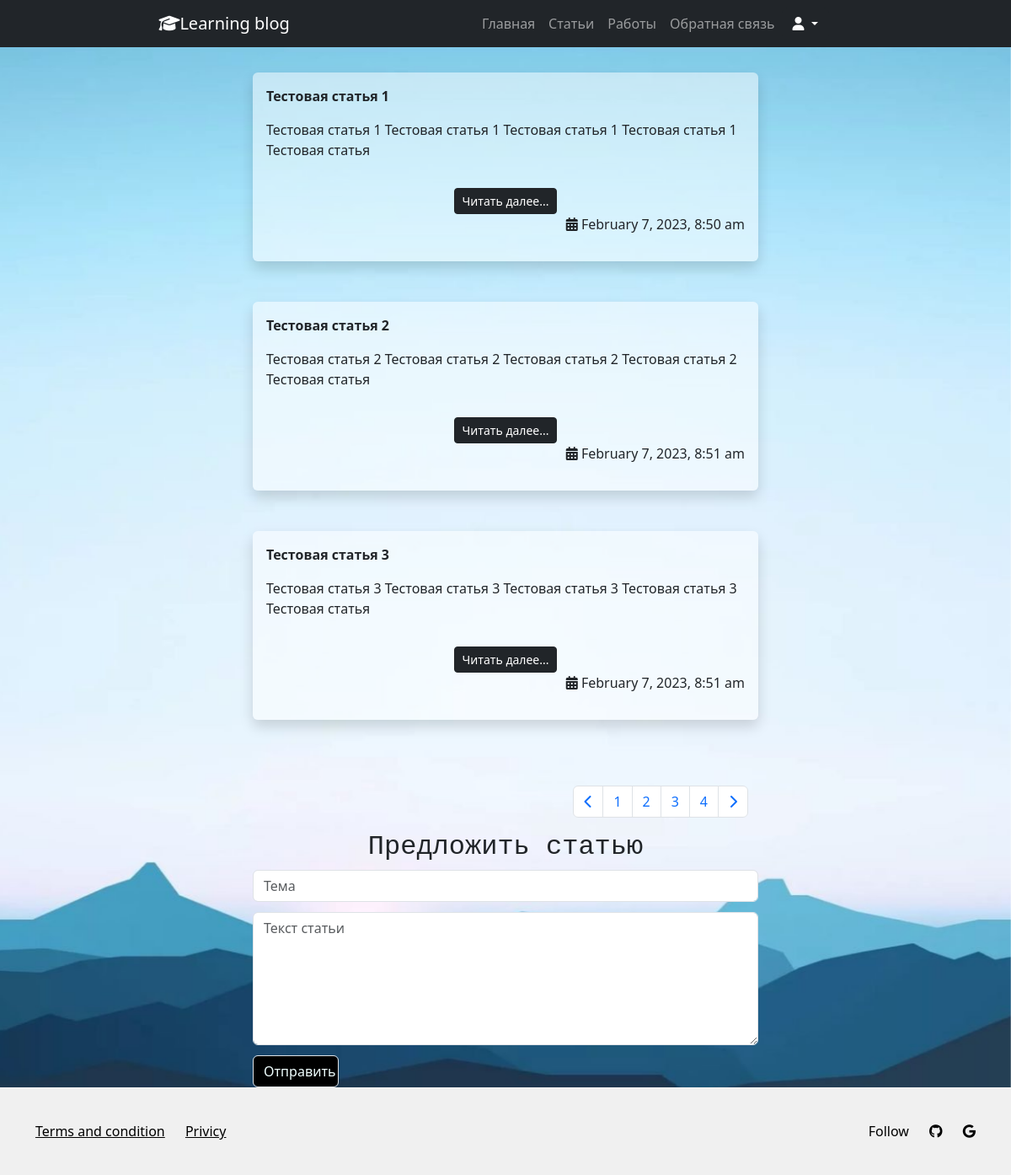
The app's page /articles/ with its own data.
### tables this page shows
CREATE TABLE `articles` (
  `id` int(11) NOT NULL,
  `titleArticle` varchar(255) NOT NULL,
  `text` text NOT NULL,
  `today` datetime(6) NOT NULL
);

### project/config/routes.php (called while the page is built, shortened)
<?php
    return [
        new Route('/', 'page', 'home'),
        new Route('/articles/', 'page', 'articles'),
        new Route('/article/new/', 'article', 'newArticle'),
        new Route('/articles/:n/', 'page', 'articles'),
        new Route('/login/', 'auth', 'login'),
        new Route('/registration/', 'auth', 'registration'),
        new Route('/exit/', 'auth', 'exit'),
        new Route('/profile/', 'auth', 'getProfilePage')
    ];

### core/Route.php (called while the page is built, shortened)
<?php
    class Route
    {
        public function __construct($path, $controller, $action)
        {
            $this->path = $path;
            $this->controller = $controller;
            $this->action = $action;
        }
        public function __get($property)
        {
            return $this->$property;
        }
    }

### core/Router.php (called while the page is built, shortened)
<?php
    class Router
    {
        public function getTrack($routes, $uri)
        {
            foreach ($routes as $route) {
                $pattern = $this->createPattern($route->path);
                if (preg_match($pattern, $uri, $params)) {
                    $params = $this->clearParams($params);
                    return new Track($route->controller, $route->action, $params);
                }
            }
            return new Track('error', 'notFound');
        }
        private function createPattern($path)
        {
            return '#^' . preg_replace('#/:([^/]+)#', '/(?<$1>[^/]+)', $path) . '/?$#';
        }
        private function clearParams($params)
        {
            $result = [];
            return $result;
        }
    }

### core/Track.php (called while the page is built, shortened)
<?php
    class Track
    {
        public function __construct($controller, $action, $params = [])
        {
            $this->controller = $controller;
            $this->action = $action;
            $this->params = $params;
        }
        public function __get($property)
        {
            return $this->$property;
        }
    }

### core/Dispatcher.php (called while the page is built, shortened)
<?php
    class Dispatcher
    {
        public function getPage(Track $track)
        {
            $className = ucfirst($track->controller) . 'Controller';
            $fullName = "\\Project\\Controllers\\$className";
            try {
                $controller = new $fullName;
                if (method_exists($controller, $track->action)) {
                    $result = $controller->{$track->action}($track->params);
                    if ($result) {
                        return $result;
                    } else {
                        return new Page('default');
                    }
                } else {
                    echo "Метод <b>{$track->action}</b> не найден в классе $fullName."; die();
                }
            } catch (\Exception $error) {
                echo $error->getMessage(); die();
            }
        }
    }

### project/controllers/PageController.php (called while the page is built, shortened)
<?php
    class PageController extends Controller
    {
        public function articles($num)
        {
            if(isset($num['n']))
            {
                $page = $num['n'];
            } else {
                $page = 1;
            }
            $notesOnPage = 3;
            $from = ($page - 1) * $notesOnPage;
            $countEntry = (new Page)->countEntryTable();
            $pagesCount = ceil($countEntry["count"] / $notesOnPage);
            $allArticles = (new Page)->getAllArticles($from, $notesOnPage);
            $this->title = 'Статьи';
            return $this->render('articles/articlesPage', [
                'allArticles' => $allArticles,
                'pagesCount'  => $pagesCount,
                'page'        => $page
            ]);
        }
    }
?>

### core/Model.php (called while the page is built, shortened)
<?php
class Model
{
    private $link;
    private $username = 'root';
    private $password = 'root';
    private $className = 'stdClass';
    public function __construct()
    {
        if(!$this->link){
                try {
                    $this->link = new PDO("mysql:host=localhost;dbname=blog", $this->username, $this->password);
                    $this->link->setAttribute(PDO::ATTR_ERRMODE, PDO::ERRMODE_EXCEPTION);
                } catch(PDOException $e) {
                    return "Ошибка подключения" . $e->getMessage();
                }
        }
    }
    protected function getQuery($query)
    {
        return $this->link->query($query)->fetch(PDO::FETCH_ASSOC);
    }
    protected function getQueryAll($query, $params = [])
    {
        $sth = $this->link->prepare($query);
        $sth->execute($params);
        return $sth->fetchAll(PDO::FETCH_CLASS, $this->className);
    }
}

### project/models/Page.php (called while the page is built, shortened)
<?php
    class Page extends Model
    {
        public function getAllArticles($from, $notesOnPage)
        {
            return $this->getQueryAll("SELECT * FROM articles LIMIT $from, $notesOnPage");
        }
        public function countEntryTable()
        {
            return $this->getQuery("SELECT count(*) as count FROM articles");
        }
    }

### core/Controller.php (called while the page is built, shortened)
<?php
class Controller
{
    protected $layout = 'default';
    protected $title = '';
    protected function render($view, $data = []) {
        return new Page($this->layout, $this->title, $view, $data);
    }
}

### core/Page.php (called while the page is built, shortened)
<?php
    class Page
    {
        public function __construct($layout, $title, $view = null, $data = [])
        {
            $this->layout = $layout;
            $this->view   = $view;
            $this->data   = $data;
        }
        public function __get($property)
        {
            return $this->$property;
        }
    }

### core/View.php (called while the page is built, shortened)
<?php
    class View
    {
        public function render(Page $page) {
            return $this->renderLayout($page, $this->renderView($page));
        }
        private function renderLayout(Page $page, $content) {
            $layoutPath = $_SERVER['DOCUMENT_ROOT'] . "/project/layouts/{$page->layout}.php";
            if (file_exists($layoutPath)) {
                    include $layoutPath;
                return ob_get_clean();
            } else {
                echo "Не найден файл с лейаутом по пути $layoutPath"; die();
            }
        }
        private function renderView(Page $page) {
            if ($page->view) {
                $viewPath = $_SERVER['DOCUMENT_ROOT'] . "/project/views/{$page->view}.php";
                if (file_exists($viewPath)) {
                        $data = $page->data;
                        extract($data);
                        include $viewPath;
                    return ob_get_clean();
                } else {
                    echo "Не найден файл с представлением по пути $viewPath"; die();
                }
            }
        }
    }

### project/views/articles/articlesPage.php (the view, shortened to what this page needs)
<div class="artic">
    <div class="container">
        <div class="row">
            <div class="com-md-8" style="padding: 5% 0 5% 0;">
            <?php foreach ($data["allArticles"] as $article):?>
                <div class="shadow p-3 mb-5 bg-body rounded" style="--bs-bg-opacity: .5;">
                    <p class="articleName"><b><?= $article->titleArticle  ?></b></p>
                    <p><?= preg_match("/^(.{150,}?)\s+/s", $article->text, $m) ? $m[1] : $article->text;?></p>
                    <button type="button" class="btn btn-dark btn-sm" data-bs-toggle="modal" data-bs-target="#ArticleModal<?=$article->id?>" style="margin-top: 3%">
                        Читать далее...
                    </button>
                    <p id="datePost"><i class="fa-solid fa-calendar-days"></i> <?= date("F j, Y, g:i a",strtotime($article->today)) ?></p>
                </div>
            <?php endforeach ?>
            </div>
            <nav aria-label="Навигация по страницам">
                <ul class="pagination justify-content-end">
                    <li class="page-item"><a class="page-link" href="/articles/1/"><i class="fa-solid fa-chevron-left"></i></a></li>
                    <?php for($i=1; $i <= $pagesCount; $i++): ?>
                    <li class="page-item"><a class="page-link" href="/articles/<?= $i ?>/"><?= $i ?></a></li>
                    <?php endfor;?>
                    <li class="page-item"><a class="page-link" href="/articles/<?= $pagesCount ?>/"><i class="fa-solid fa-chevron-right"></i></a></li>
                </ul>
            </nav>
        </div>
    </div>
    <h2>Предложить статью</h2>
    <form method="POST" action="/article/new/">
        <input type="Тема" class="form-control" id="FormInputTitle" placeholder="Тема" name="titleArticle">
        <textarea class="form-control" id="inputText" placeholder="Текст статьи" rows="6" name="text"></textarea>
        <input type="submit" class="form-control button-send" name="submit" value="Отправить">
    </form>
</div>

### index.php (shortened to what this page needs)
<?php
    spl_autoload_register(function($class) {
    preg_match('#(.+)\\\\(.+?)$#', $class, $match);
    $nameSpace = str_replace('\\', DIRECTORY_SEPARATOR, strtolower($match[1]));
    $className = $match[2];
    $path = $_SERVER['DOCUMENT_ROOT'] . DIRECTORY_SEPARATOR . $nameSpace . DIRECTORY_SEPARATOR . $className . '.php';
        if (file_exists($path)) {
            if (class_exists($class, false)) {
                return true;
            } else {
                throw new \Exception("Класс $class не найден в файле $path. Проверьте правильность написания имени класса внутри указанного файла.");
            }
        }
    });
    $routes = require $_SERVER['DOCUMENT_ROOT'] . '/project/config/routes.php';
    $track = ( new Router )      -> getTrack($routes, $_SERVER['REQUEST_URI']);
    $page  = ( new Dispatcher )  -> getPage($track);
    echo (new View) -> render($page);

### project/layouts/default.php (shortened to what this page needs)
<!DOCTYPE html>
<html lang="en">
<head>
    <link rel="stylesheet" href="/project/webroot/style.css">
    <link href="https://cdn.jsdelivr.net/npm/bootstrap@5.3.0-alpha1/dist/css/bootstrap.min.css" rel="stylesheet">
    <link rel="stylesheet" href="https://kit.fontawesome.com/e9b54647e9.css">
</head>
<body>
  <div class="wrapper">
    <header>
        <nav class="navbar navbar-expand-lg bg-dark navbar-dark">
            <div class="container-fluid">
              <a class="navbar-brand" href="/"><i class="fa-solid fa-graduation-cap"></i>Learning blog</a>
              <div class="collapse navbar-collapse justify-content-center" id="navbarNavAltMarkup">
                <div class="navbar-nav">
                  <a class="nav-link" aria-current="page" href="/">Главная</a>
                  <a class="nav-link" href="/articles/">Статьи</a>
                  <a class="nav-link" href="#">Работы</a>
                  <a class="nav-link" href="#">Обратная связь</a>
                </div>
                <div class="btn-group btnAuth" style="padding-left: 10%;">
                    <button type="button" class="btn btn-dark dropdown-toggle" data-bs-toggle="dropdown" aria-expanded="false">
                        <i class="fa-solid fa-user"></i>
                    </button>
                </div>
              </div>
            </div>
          </nav>
    </header>
      <main>
          <?= $content ?>
      </main>
    <footer>
        <div class="container">
            <div class="d-flex justify-content-between">
                <div class="footer-left">
                    <a href="#">Terms and condition</a>
                    <a href="#">Privicy</a>
                </div>
                <div class="footer-right">
                    <span>Follow</span>
                    <a href="https://github.com/soizman"><i class="fa-brands fa-github"></i></a>
                    <a href="#"><i class="fa-brands fa-google"></i></a>
                </div>
            </div>
        </div>
    </footer>
  </div>
</body>
</html>

### project/webroot/style.css (style rules this page uses)
html, body { height: 100%; font-family: Verdana, Geneva, Tahoma, sans-serif }
.navbar-brand { padding-left: 15%; }
.wrapper { min-height: 100%; background-image: url(/project/webroot/img/background.jpg) !important; background-repeat: no-repeat; background-position: center center; background-attachment: fixed; -webkit-background-size: cover; -moz-background-size: cover; -o-background-size: cover; background-size: cover; display: flex; flex-direction: column; }
main { flex: 1 1 auto; }
main, h1 { text-align: center; }
footer { background-color: #f0f0f0; padding: 40px 0; color: black; }
.artic, h4, p { text-align: left; }
#datePost { text-align: right; }
.footer-left a { color: black; margin-right: 20px; }
.footer-right a { color: black; margin-left: 20px; }
.blockquote-8 p, h2 { font-family: monospace; text-align: center !important; }
div.artic { max-width: 100%; position: relative; padding:0 25% 0 25%; font-size: 16px; text-align: center; }
textarea.form-control { margin-top: 2%; }
input.button-send { width: 17%; text-align: center; margin-top: 2%; background-color: black; color: azure; }
@media screen and (max-width: 1200px) { div.btnAuth { padding-left: 0%!important; } }

### records on screen
articles: titleArticle "Тестовая статья 1", m "Тестовая статья 1 Тестовая статья 1 Тестовая статья 1 Тестовая статья 1 Тестовая статья", today "February 7, 2023, 8:50 am"
articles: titleArticle "Тестовая статья 2", m "Тестовая статья 2 Тестовая статья 2 Тестовая статья 2 Тестовая статья 2 Тестовая статья", today "February 7, 2023, 8:51 am"
articles: titleArticle "Тестовая статья 3", m "Тестовая статья 3 Тестовая статья 3 Тестовая статья 3 Тестовая статья 3 Тестовая статья", today "February 7, 2023, 8:51 am"
